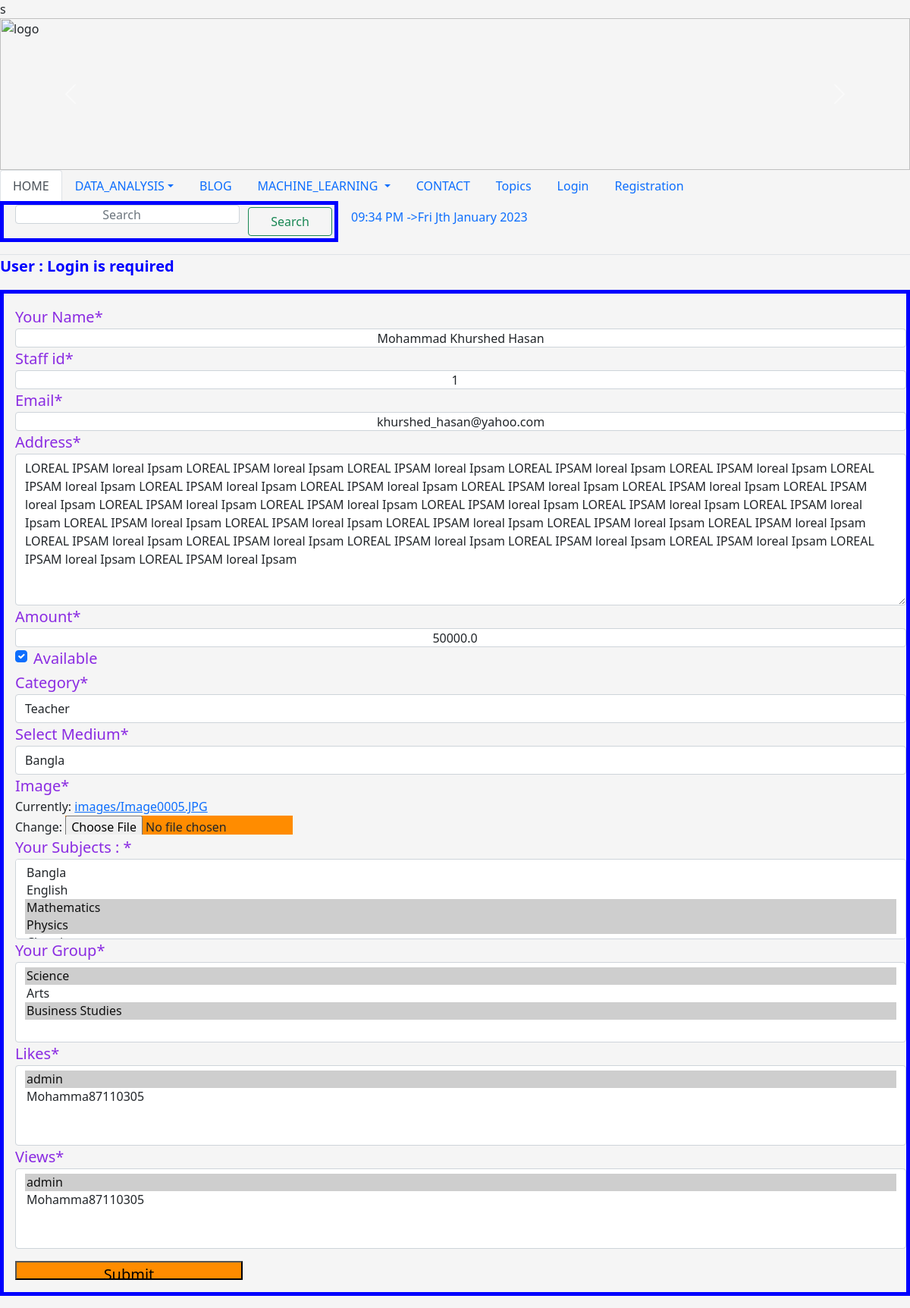
The page /education/post_edit/1/ on the database its author committed.
### education/models.py (models this page shows, shortened)
class RecordModel(models.Model):
    Category=(('Teacher','Teacher'),('Student','Student'))
    Medium=(('Bangla','Bangla'),('English','English'),('Spanish','Spanish'),('Hindi','Hindi'),('Arabic','Arabic'))
    user=models.OneToOneField(User,on_delete=models.CASCADE,blank=True,null=True)
    name=models.CharField(max_length=50)
    slug=models.CharField(max_length=50, default=name)
    staff_id=models.IntegerField()
    email=models.EmailField()
    address=models.TextField()
    amount=models.FloatField()
    available=models.BooleanField()
    category=models.CharField(max_length=100, choices=Category)
    medium=MultiSelectField(choices=Medium,max_choices=3,default='Bangla')
    created_at=models.DateTimeField(default=now)
    image=models.ImageField(upload_to='images')
    subject=models.ManyToManyField(SubjectModel,related_name='subject_set')
    group=models.ManyToManyField(GroupModel,related_name='group_set')
    likes=models.ManyToManyField(User,related_name='record_likes')
    views=models.ManyToManyField(User,related_name='record_views')
    objects=models.Manager()
    objects=RecordManager()
    items=RecordManager()

class SubjectModel(models.Model):
    name=models.CharField(max_length=20)
    def __str__ (self):
        return self.name

class GroupModel(models.Model):
    name=models.CharField(max_length=20)
    def __str__ (self):
        return self.name

### education/views.py (the view, shortened to what this page needs)
# urls.py: path('post_edit/<int:pk>/', PostEditView.as_view(),name='PostEditView'), # Generic UpdateView <int :id >
class PostEditView(UpdateView):
    model=RecordModel
    form_class=RecordForm
    template_name='education/postcreate.html'

### education/forms.py
class RecordForm(forms.ModelForm):
    name = forms.CharField(initial='Your name', label='Your Name')
    email=forms.EmailField(initial="your Email Id")
    label={'amount':'Your Amount'}
    class Meta:
        model=RecordModel
        exclude=['user','slug','created_at']
        widgets={
            'SubjectModel':forms.CheckboxSelectMultiple(attrs={'multiple':True,}),
             'GroupModel':forms.CheckboxSelectMultiple(attrs={'multiple':True,}),
        }
        labels={ 'subject': 'Your Subjects : ', 'group':'Your Group', 'medium':'Select Medium'
    }

### Rest_Api/context_processors.py (called while the page is built)
def topicComment(request):
    TOPIC=Topic.objects.order_by('date_added')
    return   {'TOPIC': TOPIC }

### templates/education/postcreate.html (shortened to what this page needs)
{% extends 'common_code/base.html' %}
{% load static %}
{% load crispy_forms_tags %}
{% block content %}
<p> User  : {% if user.id %} {{user}} & ID : {{user.id}} & Email : {{user.email}} {% else %} Login is required {% endif %}</p>
{% if form.is_multipart %}
    <form enctype="multipart/form-data" method="post" action=" ">
{% else  %}
      {% if form %}
        <form method="post" action=" ">
      {% endif %}
{% endif %}
   <p>{{form |crispy}} {{i}} </p>
    {% if form %}
       <p>  <input type="submit" value="Submit" /> </p>
    {% endif %}
  </form>
{% endblock content %}

### static/css/style1.css (style rules this page uses)
body { background-color: whitesmoke; }
p { color:blue; font-weight: 800; font-size: 20; }
form { border :5px solid blue; padding-left: 15px; }
label { font-size: 20px; color:blueviolet; }
input { text-align: center; height:25px; width:300px; background-color:darkorange; }
textarea { background-color: coral; width:250px; height:200px }

### rows shown on the page
RecordModel: name "Mohammad Khurshed Hasan", staff_id "1", email "khurshed_hasan@yahoo.com", address "LOREAL IPSAM loreal Ipsam LOREAL IPSAM loreal Ipsam LOREAL IPSAM loreal Ipsam LOREAL IPSAM loreal Ipsam LOREAL IPSAM loreal Ipsam LOREAL IPSAM loreal Ipsam LOREAL IPSAM loreal Ipsam LOREAL IPSAM loreal Ipsam LOREAL IPSAM loreal Ipsam LOREAL IPSAM loreal Ipsam LOREAL IPSAM loreal Ipsam LOREAL IPSAM loreal Ipsam LOREAL IPSAM loreal Ipsam LOREAL IPSAM loreal Ipsam LOREAL IPSAM loreal Ipsam LOREAL IPSAM loreal Ipsam LOREAL IPSAM loreal Ipsam LOREAL IPSAM loreal Ipsam LOREAL IPSAM loreal Ipsam LOREAL IPSAM loreal Ipsam LOREAL IPSAM loreal Ipsam LOREAL IPSAM loreal Ipsam LOREAL IPSAM loreal Ipsam LOREAL IPSAM loreal Ipsam LOREAL IPSAM loreal Ipsam LOREAL IPSAM loreal Ipsam LOREAL IPSAM loreal…", amount "50000.0", available "☑", category "Teacher", medium "Bangla"
